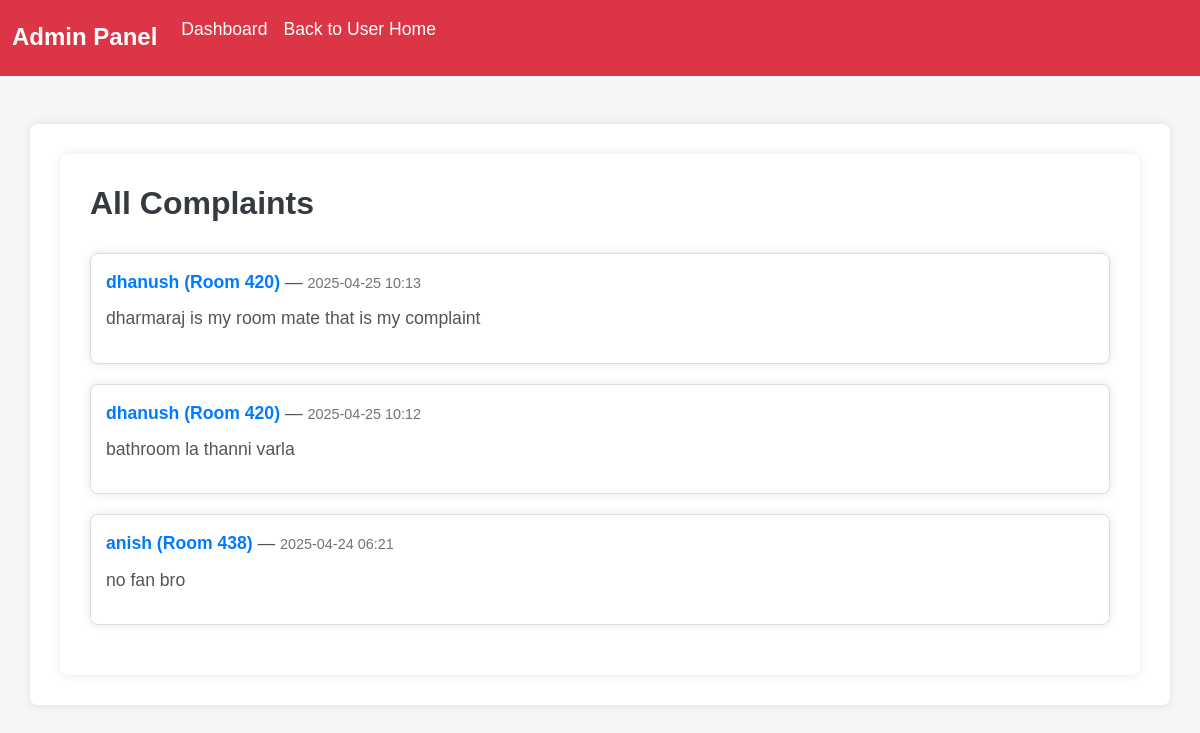
/admin/complaints (signed in), run on the app's committed database.
### app/models.py (models this page shows, shortened)
class Complaint(db.Model):
    id = db.Column(db.Integer, primary_key=True)
    user_id = db.Column(db.Integer, db.ForeignKey('user.id'), nullable=False)
    room = db.Column(db.String(20), nullable=False)
    issue = db.Column(db.Text, nullable=False)
    date_created = db.Column(db.DateTime, default=datetime.utcnow)
    user = db.relationship('User', backref='complaints', lazy=True)

class User(UserMixin, db.Model):
    id = db.Column(db.Integer, primary_key=True)
    username = db.Column(db.String(150), unique=True, nullable=False)
    email = db.Column(db.String(150), unique=True, nullable=False)
    password = db.Column(db.String(150), nullable=False)
    date_created = db.Column(db.DateTime, default=datetime.utcnow)
    role = db.Column(db.String(50), default='user')  # Added role field

### app/main_routes.py (the view)
@main.route('/admin/complaints')
@login_required
def admin_complaints():
    if current_user.role != 'admin':
        return redirect(url_for('main.index'))
    complaints = Complaint.query.order_by(Complaint.date_created.desc()).all()
    return render_template('admin_complaints.html', complaints=complaints)

### app/__init__.py (called while the page is built)
def create_app():
    app = Flask(__name__, static_folder='static')
    app.config['SECRET_KEY'] = 'your-secret-key'
    app.config['SQLALCHEMY_DATABASE_URI'] = 'sqlite:///messmate.db'
    app.config['SQLALCHEMY_TRACK_MODIFICATIONS'] = False
    db.init_app(app)
    bcrypt.init_app(app)
    migrate = Migrate(app, db)
    login_manager = LoginManager()
    login_manager.login_view = 'auth.login'
    login_manager.init_app(app)
    @login_manager.user_loader
    def load_user(user_id):
        return User.query.get(int(user_id))
    from .main_routes import main
    from .auth_routes import auth
    app.register_blueprint(main, url_prefix='/')
    app.register_blueprint(auth, url_prefix='/auth')
    return app

### app/templates/admin_complaints.html
{% extends 'admin_layout.html' %}
{% block content %}
  <div class="container">
    <h1 class="admin-header">All Complaints</h1>
    {% if complaints %}
      <ul class="complaint-list">
        {% for c in complaints %}
          <li class="complaint-item">
            <strong class="complaint-username">{{ c.user.username }} (Room {{ c.room }})</strong> —
            <span class="complaint-date">{{ c.date_created.strftime('%Y-%m-%d %H:%M') }}</span><br>
            <p class="complaint-issue">{{ c.issue }}</p>
          </li>
        {% endfor %}
      </ul>
    {% else %}
      <p>No complaints submitted yet.</p>
    {% endif %}
  </div>
{% endblock %}

### app/static/css/admin.css (style rules this page uses)
body { font-family: Arial, sans-serif; background-color: #f4f7f6; color: #333; margin: 0; padding: 0; }
h1 { color: #343a40; font-size: 2.5rem; margin-bottom: 30px; font-weight: 700; }
.container { background-color: #ffffff; padding: 30px; box-shadow: 0 0 10px rgba(0, 0, 0, 0.1); border-radius: 8px; }
ul { list-style-type: none; padding-left: 0; }
li { font-size: 1.1rem; margin-bottom: 15px; color: #555; }
.admin-header { font-size: 2rem; color: #343a40; font-weight: 700; margin-bottom: 30px; }
.complaint-list { list-style-type: none; padding-left: 0; }
.complaint-item { background-color: #ffffff; border: 1px solid #ddd; padding: 15px; margin-bottom: 20px; border-radius: 8px; box-shadow: 0 0 10px rgba(0, 0, 0, 0.1); }
.complaint-username { font-weight: 600; color: #007bff; }
.complaint-date { font-size: 0.9rem; color: #6c757d; }
.complaint-issue { margin-top: 10px; color: #555; font-size: 1.1rem; }

### data on the page
Complaint: user.username "dhanush", room "420", date_created "2025-04-25 10:13", issue "dharmaraj is my room mate that is my complaint"
Complaint: user.username "dhanush", room "420", date_created "2025-04-25 10:12", issue "bathroom la thanni varla"
Complaint: user.username "anish", room "438", date_created "2025-04-24 06:21", issue "no fan bro"
